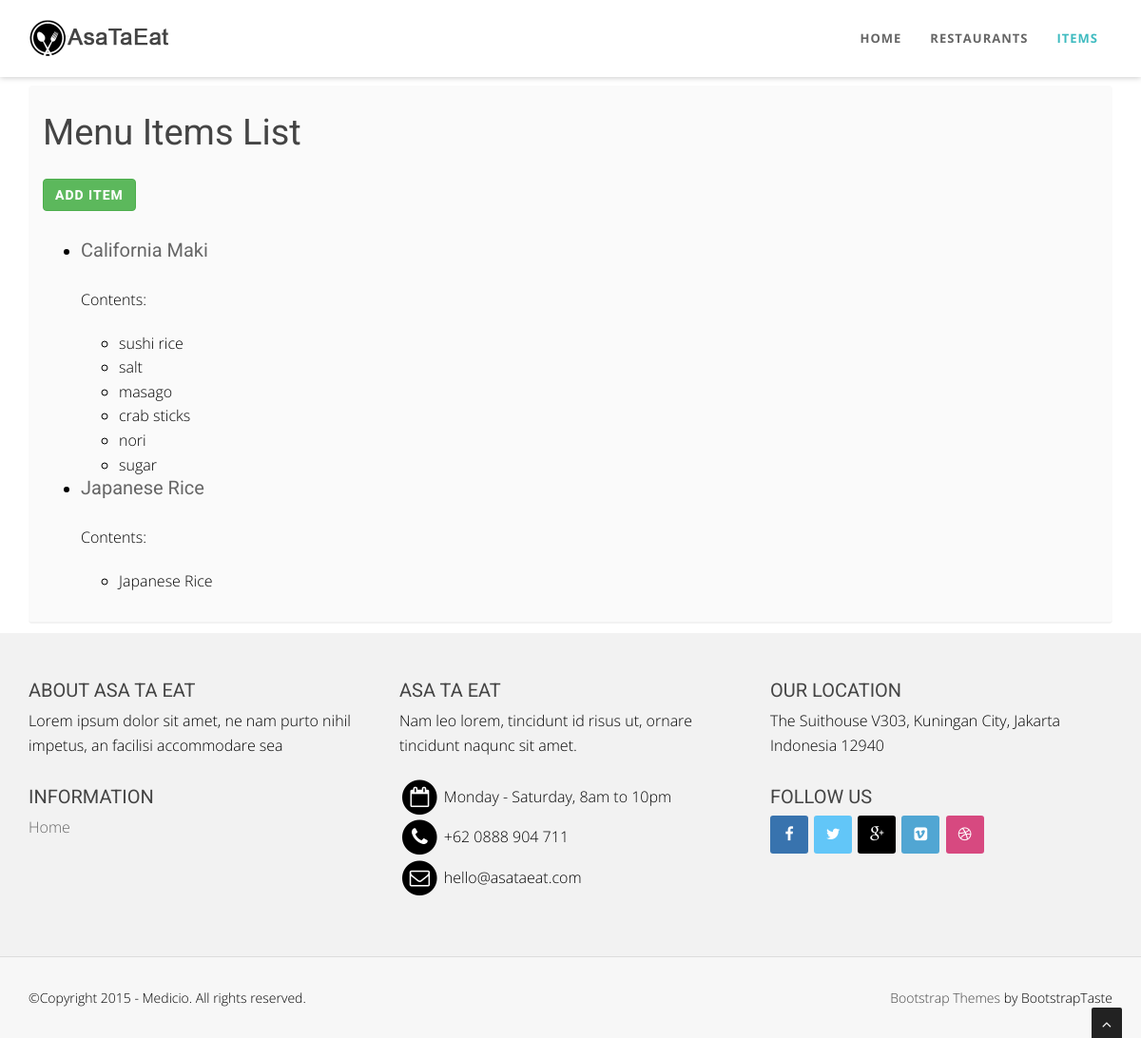
The page /items/ (signed in) on the database as committed earlier.
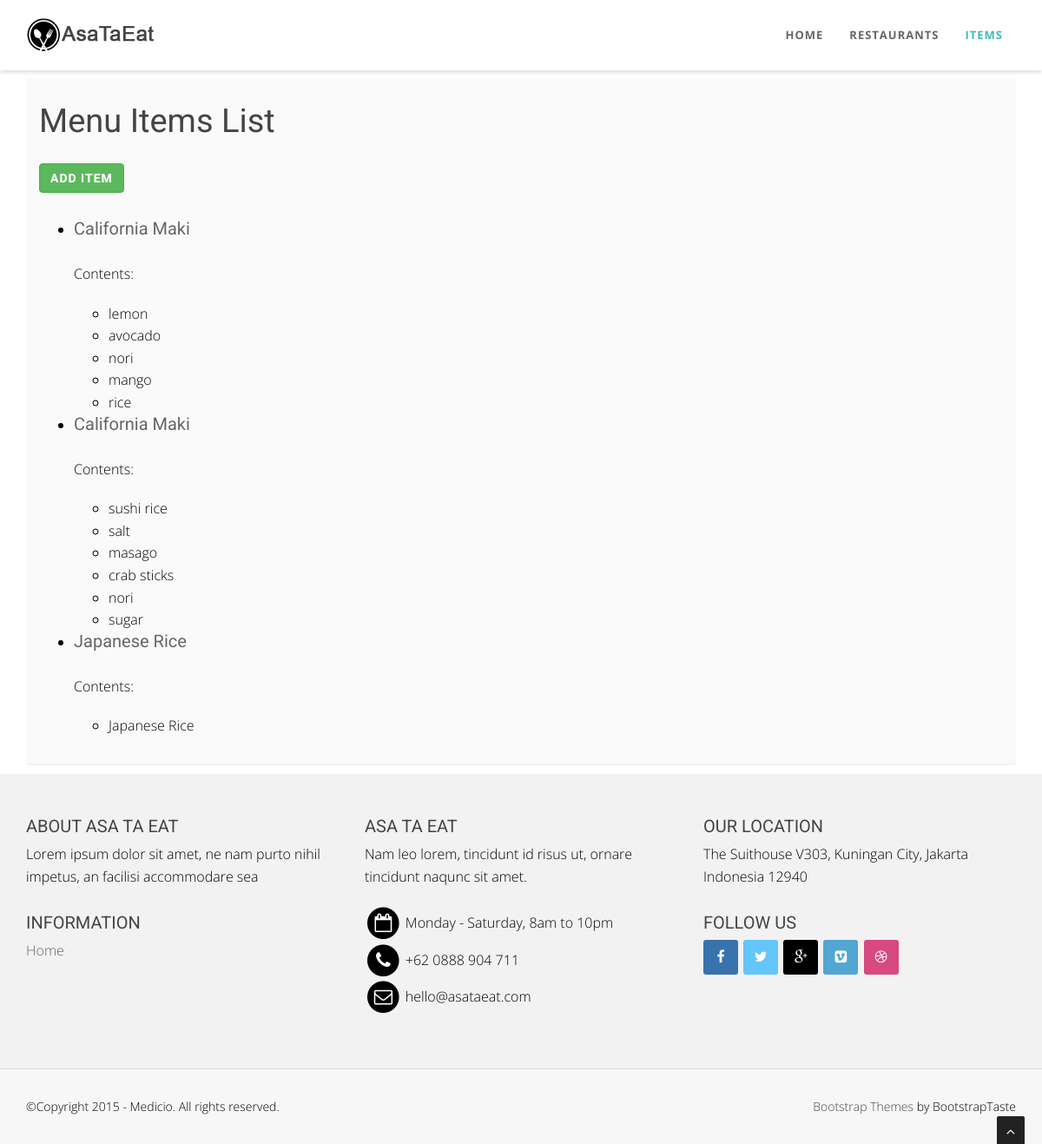
The same page on the database as committed later.
### menus/models.py (models this page shows, shortened)
class Item(models.Model):
    user        = models.ForeignKey(settings.AUTH_USER_MODEL)
    restaurant  = models.ForeignKey(RestaurantLocation)
    name        = models.CharField(max_length=120)
    contents    = models.TextField(help_text = 'Separate each item by comma')
    excludes    = models.TextField(blank=True, null=True, help_text = 'Separate each item by comma')
    public      = models.BooleanField(default=True)
    timestamp   = models.DateTimeField(auto_now_add=True)
    updated     = models.DateTimeField(auto_now=True)
    def get_absolute_url(self):
        return reverse('menus:detail', kwargs={'pk': self.pk})
    class Meta:
        ordering = ['-updated', '-timestamp']
    def get_contents(self):
        return self.contents.split(",")

### menus/views.py (the view)
class ItemListView(ListView, LoginRequiredMixin):
    login_url = '/login/'
    def get_queryset(self):
        return Item.objects.filter(user=self.request.user)

### menus/templates/menus/item_list.html (shortened to what this page needs)
{% extends "base.html" %}
{% block content %}
<section id="callaction" class="home-section paddingtop-90 paddingbot-10">
        <div class="container">
             <div class="row">
                 <div class="col-md-12">
                     <div class="callaction bg-gray">
                         <div class="row">
                            <h1>Menu Items List</h1>
                            <h5><a   class="btn btn-success" href="{% url 'menus:create' %}">Add Item</a></h5>
                         </div>
                         <div class="row">
                            <ul>
                                {% for object in object_list %}
                                    <li>
                                        <h6>
                                            <a href ="{{ object.get_absolute_url }}">
                                                {{ object.name }}
                                            </a>
                                        </h6>
                                    </li>
                                    {% if object.contents %}
                                        <p>Contents: </p>
                                        <ul>
                                            {% for content in object.get_contents %}
                                                <li>
                                                    {{ content }}
                                                </li>
                                            {% endfor %}
                                        </ul>
                                    {% endif %}
                                {% empty %}
                                    <li><a  class="btn btn-success" href="{% url 'menus:create' %}">Add One Item</a></li>
                                {% endfor %}
                            </ul>
                        </div>
                     </div>
                 </div>
             </div>
         </div>
 </section>
 {% endblock content %}

### templates/base.html (shortened to what this page needs)
<!Doctype html>
<html lang="en">
<head>
    {% include 'snippets/css.html' %}
</head>
<body id="page-top" data-spy="scroll" data-target=".navbar-custom">
    <div id="wrapper">
    {% include 'snippets/nav.html' %}
        {% block content %}
        {% endblock content %}
    </div>
    {% include 'snippets/footer.html' %}
    <a href="#" class="scrollup"><i class="fa fa-angle-up active"></i></a>
</body>
</html>

### templates/snippets/css.html
{% load staticfiles %}
<link href="{% static "css/bootstrap.min.css" %}" rel="stylesheet" type="text/css">
<link href="{% static "font-awesome/css/font-awesome.min.css" %}" rel="stylesheet" type="text/css" />
<link rel="stylesheet" type="text/css" href="{% static "plugins/cubeportfolio/css/cubeportfolio.min.css" %}">
<link href="{% static "css/nivo-lightbox.css" %}" rel="stylesheet" />
<link href="{% static "css/nivo-lightbox-theme/default/default.css" %}" rel="stylesheet" type="text/css" />
<link href="{% static "css/owl.carousel.css" %}" rel="stylesheet" media="screen" />
<link href="{% static "css/owl.theme.css" %}" rel="stylesheet" media="screen" />
<link href="{% static "css/animate.css" %}" rel="stylesheet" />
<link href="{% static "css/style.css" %}" rel="stylesheet">
<link id="bodybg" href="{% static "bodybg/bg1.css" %}" rel="stylesheet" type="text/css" />
<link id="t-colors" href="{% static "color/default.css" %}" rel="stylesheet">

### templates/snippets/nav.html (shortened to what this page needs)
    {% load staticfiles %}
    <nav class="navbar navbar-custom navbar-fixed-top" role="navigation">
            <div class="container navigation">
                <div class="navbar-header page-scroll">
                    <a class="navbar-brand" href="{% url 'home' %}">
                        <img src="{% static "img/logo.png" %}" alt="" width="150" height="40" />
                    </a>
                </div>
                <div class="collapse navbar-collapse navbar-right navbar-main-collapse">
                <ul class="nav navbar-nav">
                    {% url 'home' as home %}
                    {% url 'restaurants:list' as restaurant_list %}
                    {% url 'menus:list' as menu_list %}
                    <li class="{% if request.path  == home %}active{% endif %}"><a href="{% url 'home' %}">Home</a></li>
                    <li class="{% if request.path  == restaurant_list %}active{% endif %}"><a href="{% url 'restaurants:list' %}">Restaurants</a></li>
                    <li class="{% if request.path  == menu_list %}active{% endif %}"><a href="{% url 'menus:list' %}">Items</a></li>
                </ul>
                </div>
            </div>
    </nav>

### templates/snippets/footer.html
<footer>
		<div class="container">
			<div class="row">
				<div class="col-sm-6 col-md-4">
					<div class="wow fadeInDown" data-wow-delay="0.1s">
					<div class="widget">
						<h5>About Asa Ta Eat</h5>
						<p>
						Lorem ipsum dolor sit amet, ne nam purto nihil impetus, an facilisi accommodare sea
						</p>
					</div>
					</div>
					<div class="wow fadeInDown" data-wow-delay="0.1s">
					<div class="widget">
						<h5>Information</h5>
						<ul>
							<li><a href="#">Home</a></li>
						</ul>
					</div>
					</div>
				</div>
				<div class="col-sm-6 col-md-4">
					<div class="wow fadeInDown" data-wow-delay="0.1s">
					<div class="widget">
						<h5>Asa Ta Eat</h5>
						<p>
						Nam leo lorem, tincidunt id risus ut, ornare tincidunt naqunc sit amet.
						</p>
						<ul>
							<li>
								<span class="fa-stack fa-lg">
									<i class="fa fa-circle fa-stack-2x"></i>
									<i class="fa fa-calendar-o fa-stack-1x fa-inverse"></i>
								</span> Monday - Saturday, 8am to 10pm
							</li>
							<li>
								<span class="fa-stack fa-lg">
									<i class="fa fa-circle fa-stack-2x"></i>
									<i class="fa fa-phone fa-stack-1x fa-inverse"></i>
								</span> +62 0888 904 711
							</li>
							<li>
								<span class="fa-stack fa-lg">
									<i class="fa fa-circle fa-stack-2x"></i>
									<i class="fa fa-envelope-o fa-stack-1x fa-inverse"></i>
								</span> hello@asataeat.com
							</li>
						</ul>
					</div>
					</div>
				</div>
				<div class="col-sm-6 col-md-4">
					<div class="wow fadeInDown" data-wow-delay="0.1s">
					<div class="widget">
						<h5>Our location</h5>
						<p>The Suithouse V303, Kuningan City, Jakarta Indonesia 12940</p>
					</div>
					</div>
					<div class="wow fadeInDown" data-wow-delay="0.1s">
					<div class="widget">
						<h5>Follow us</h5>
						<ul class="company-social">
								<li class="social-facebook"><a href="#"><i class="fa fa-facebook"></i></a></li>
								<li class="social-twitter"><a href="#"><i class="fa fa-twitter"></i></a></li>
								<li class="social-google"><a href="#"><i class="fa fa-google-plus"></i></a></li>
								<li class="social-vimeo"><a href="#"><i class="fa fa-vimeo-square"></i></a></li>
								<li class="social-dribble"><a href="#"><i class="fa fa-dribbble"></i></a></li>
						</ul>
					</div>
					</div>
				</div>
			</div>
		</div>
		<div class="sub-footer">
		<div class="container">
			<div class="row">
				<div class="col-sm-6 col-md-6 col-lg-6">
					<div class="wow fadeInLeft" data-wow-delay="0.1s">
					<div class="text-left">
					<p>&copy;Copyright 2015 - Medicio. All rights reserved.</p>
					</div>
					</div>
				</div>
				<div class="col-sm-6 col-md-6 col-lg-6">
					<div class="wow fadeInRight" data-wow-delay="0.1s">
					<div class="text-right">
						<p><a href="http://bootstraptaste.com/">Bootstrap Themes</a> by BootstrapTaste</p>
					</div>
					</div>
				</div>
			</div>
		</div>
		</div>
</footer>

### templates/snippets/js.html (shortened to what this page needs)
{% load staticfiles %}

### static/css/style.css (style rules this page uses)
body { width: 100%; height: 100%; font-family: 'Open Sans', sans-serif; font-weight: 300; color: black; background-color: #ddd; font-size: 16px; line-height: 1.6em; }
html { width: 100%; height: 100%; }
h1 { font-size: 38px; }
h5 { font-size: 24px; }
h6 { font-size: 20px; }
h1, h2, h3, h4, h5, h6 { margin: 0 0 30px; font-family: 'Roboto', sans-serif; font-weight: 400; color: #444; line-height: 1em; }
p { margin: 0 0 20px; }
a { color: #666; -webkit-transition: all .2s ease-in-out; -moz-transition: all .2s ease-in-out; transition: all .2s ease-in-out; }
.navbar-brand { padding-top: 15px; margin-top: 5px; padding-bottom: 0; }
.navbar.navbar-custom { width: inherit; margin: 0 auto; padding-bottom:0; box-shadow: 0 0 3px rgba(0,0,0,0.12); box-shadow: 0 1px 6px rgba(0,0,0,.2); -webkit-box-shadow: 0 1px 6px rgba(0,0,0,.2); -moz-box-shadow: 0 1px 6px rgba(0,0,0,.2); -o-box-shadow: 0 1px 6px rgba(0,0,0,.2); }
.navbar.navbar-custom .navigation { padding-bottom: 15px; }
.navbar { margin-bottom: 0; border-bottom: 1px solid rgba(255,255,255,.3); }
.navbar-brand { font-weight: 700; }
.navbar.navbar-custom.navbar-fixed-top { background: #fff; }
.navbar.navbar-custom { padding-top: 0; }
.navbar.navbar-custom ul.nav.navbar-nav { margin-top: 15px; -webkit-transition: all .4s ease-in-out; -moz-transition: all .4s ease-in-out; transition: all .4s ease-in-out; }
.navbar-custom ul.nav li a { font-size: 13px; letter-spacing: 1px; color: #666; text-transform: uppercase; font-weight: 700; background: transparent; }
.navbar-custom.navbar-fixed-top .nav li a:hover, .navbar-custom.navbar-fixed-top .nav li a:focus, .navbar-custom.navbar-fixed-top .nav li.active a, .navbar-custom.navbar-fixed-top .nav li.active { outline: 0; background: none; }
.paddingtop-90 { padding-top:90px !important; }
.paddingbot-10 { padding-bottom:10px !important; }
.home-section { padding-top: 150px; display:block; position:relative; z-index:120; background-color: #fff; }
.bg-gray { background: #fafafa; }
.callaction { padding:30px 30px 20px 30px; border-radius: 4px; border-bottom: 2px solid #f2f2f2; }
.company-social { margin-left: 0; padding-left: 0; margin-top: 10px; }
.company-social { text-align: left; list-style: none; }
.company-social li { margin:0; padding:0; display: inline-block; }
.company-social a { margin:0 2px 0 0; }
.company-social a i { width: 40px; height: 40px; line-height: 40px; text-align: center; color: #fff; -webkit-transition: background .3s ease-in-out; transition: background .3s ease-in-out; text-align: center; border-radius: 3px; padding:0; }
.company-social .social-facebook a i { background: #3873ae; }
.company-social .social-twitter a i { background: #62c6f8; }
.company-social .social-dribble a i { background: #d74980; }
.company-social .social-google a i { background: #000; }
.company-social .social-vimeo a i { background: #51a6d3; }
.widget ul { list-style: none; margin-left:0; padding-left:0; }
footer { background-color: #f2f2f2; }
footer { padding: 50px 0 0; }
footer .widget { margin-bottom: 30px; }
footer .widget h5 { font-size: 20px; margin-bottom: 10px; text-transform: uppercase; }
.sub-footer { margin-top: 30px; background-color: #f7f7f7; border-top: 1px solid #ddd; padding: 30px 0 10px; }
.sub-footer a { color: #444; }
footer .sub-footer p { font-size: 14px; }
.scrollup { position:fixed; width:32px; height:32px; bottom:0px; right:20px; background: #222; -webkit-border-radius: 2px 2px 0 0; -moz-border-radius: 2px 2px 0 0; border-radius: 2px 2px 0 0; }
a.scrollup { outline:0; text-align: center; }
a.scrollup i { margin-top: 10px; color: #fff; }
.btn { position: relative; display: inline-block; outline: none; color: #fff; text-decoration: none; text-transform: uppercase; letter-spacing: 1px; font-weight: 400; text-shadow: 0 0 1px rgba(255,255,255,0.3); font-size: 14px; font-weight: 700; }

### static/bodybg/bg1.css (style rules this page uses)
body { background: url(../img/bodybg/bg1.png) repeat left top; }

### static/color/default.css (style rules this page uses)
.navbar-custom.top-nav-collapse .nav li a:hover, .navbar-custom .nav li a:hover, .navbar-custom .nav li.active a,.navbar-custom.top-nav-collapse .nav li.active a { color: #3fbbc0; }

Rows that differ between the two databases and show on the page:
added Item: name "California Maki", get_contents "lemon" "avocado" "nori" "mango" "rice"
